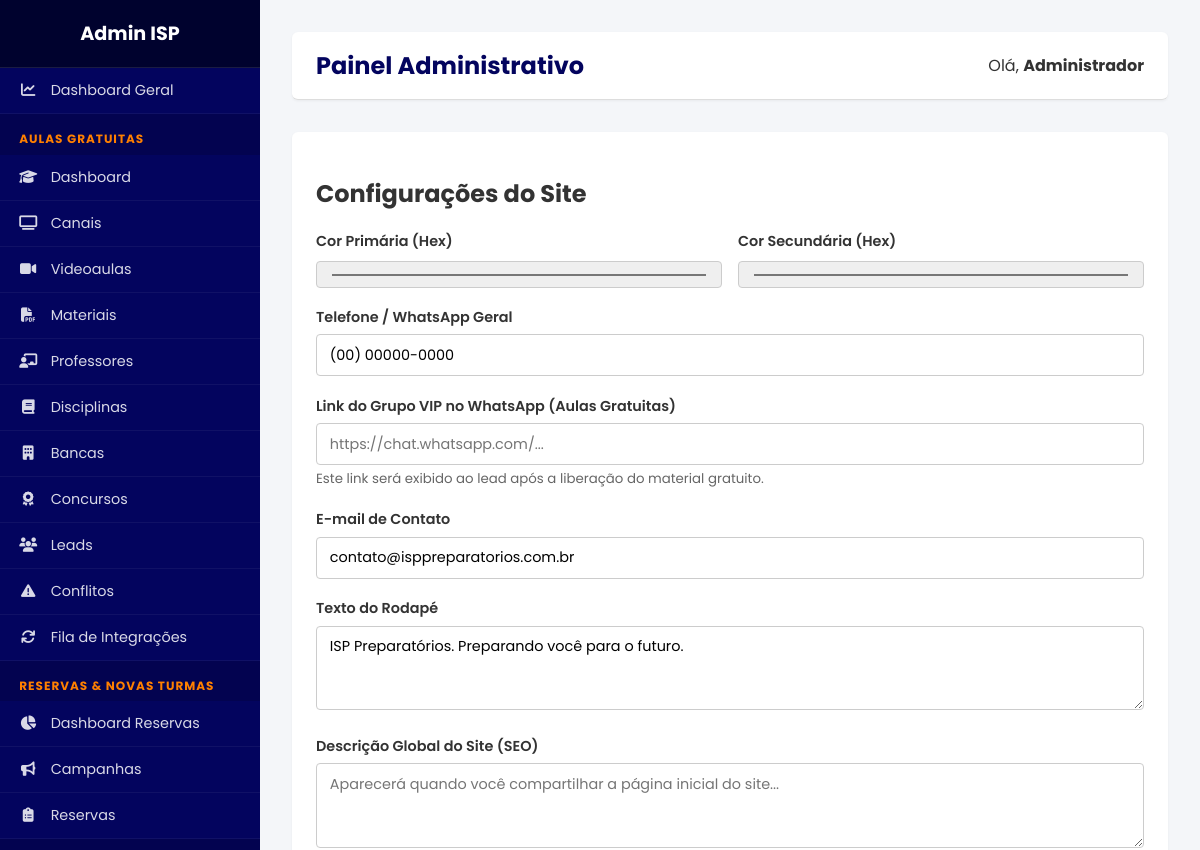
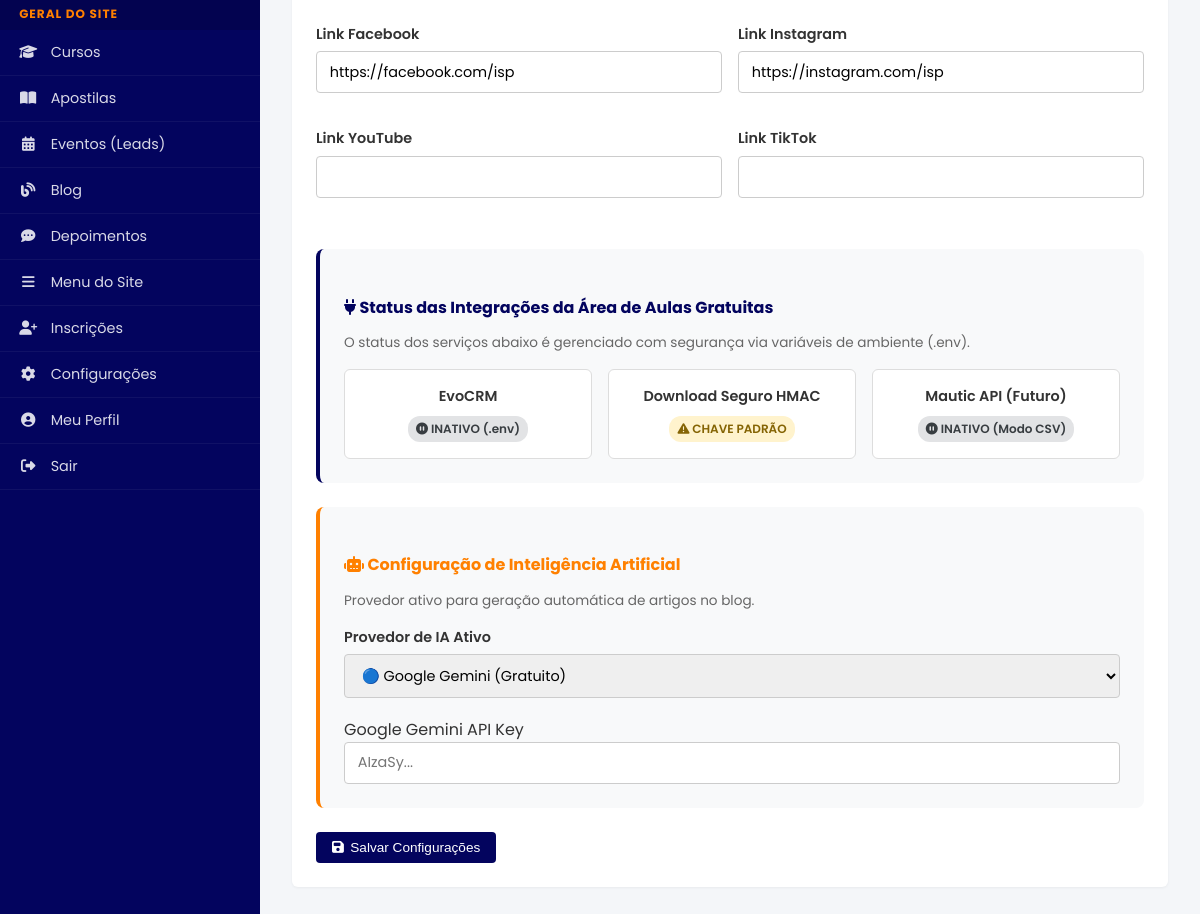
Screenshot of /admin/configuracoes.php (signed in) with the database file from the repository (2 pictures, top to bottom).
### tables this page shows
CREATE TABLE IF NOT EXISTS configuracoes (
    id INT AUTO_INCREMENT PRIMARY KEY,
    theme_color_primary VARCHAR(20) DEFAULT '#03045e',
    theme_color_secondary VARCHAR(20) DEFAULT '#ff8000',
    footer_text TEXT,
    phone VARCHAR(20),
    email VARCHAR(100),
    facebook VARCHAR(255),
    instagram VARCHAR(255),
    updated_at TIMESTAMP DEFAULT CURRENT_TIMESTAMP ON UPDATE CURRENT_TIMESTAMP
);

### db_config.php (called while the page is built, shortened)
<?php
function get_config($pdo) {
    $stmt = $pdo->query("SELECT * FROM configuracoes LIMIT 1");
    return $stmt->fetch();
}
?>

### admin/configuracoes.php (the view, shortened to what this page needs)
<?php
require_once '../db_config.php';
$config = get_config($pdo);
$evocrm_enabled = filter_var(getenv('EVOCRM_ENABLED') ?: false, FILTER_VALIDATE_BOOLEAN);
$download_secret = getenv('DOWNLOAD_SECRET_KEY') ?: '';
$mautic_enabled = filter_var(getenv('MAUTIC_ENABLED') ?: false, FILTER_VALIDATE_BOOLEAN);
require_once 'includes/header.php';
?>
<div class="card">
    <h2>Configurações do Site</h2>
    <form method="POST">
        <div style="display: flex; gap: 1rem;">
            <div class="form-group" style="flex:1;">
                <label>Cor Primária (Hex)</label>
                <input type="color" name="theme_color_primary" class="form-control" value="<?= htmlspecialchars($config['theme_color_primary']) ?>">
            </div>
            <div class="form-group" style="flex:1;">
                <label>Cor Secundária (Hex)</label>
                <input type="color" name="theme_color_secondary" class="form-control" value="<?= htmlspecialchars($config['theme_color_secondary']) ?>">
            </div>
        </div>
        <div class="form-group">
            <label>Telefone / WhatsApp Geral</label>
            <input type="text" name="phone" class="form-control" value="<?= htmlspecialchars($config['phone']) ?>">
        </div>
        <div class="form-group">
            <label>Link do Grupo VIP no WhatsApp (Aulas Gratuitas)</label>
            <input type="url" name="whatsapp_group_url" class="form-control" placeholder="https://chat.whatsapp.com/..." value="<?= htmlspecialchars($config['whatsapp_group_url'] ?? '') ?>">
            <small style="color: #666;">Este link será exibido ao lead após a liberação do material gratuito.</small>
        </div>
        <div class="form-group">
            <label>E-mail de Contato</label>
            <input type="email" name="email" class="form-control" value="<?= htmlspecialchars($config['email']) ?>">
        </div>
        <div class="form-group">
            <label>Texto do Rodapé</label>
            <textarea name="footer_text" class="form-control" rows="3"><?= htmlspecialchars($config['footer_text']) ?></textarea>
        </div>
        <div class="form-group">
            <label>Descrição Global do Site (SEO)</label>
            <textarea name="site_description" class="form-control" rows="3" placeholder="Aparecerá quando você compartilhar a página inicial do site..."><?= htmlspecialchars($config['site_description'] ?? '') ?></textarea>
        </div>
        <div style="display: grid; grid-template-columns: 1fr 1fr; gap: 1rem;">
            <div class="form-group">
                <label>Link Facebook</label>
                <input type="url" name="facebook" class="form-control" value="<?= htmlspecialchars($config['facebook']) ?>">
            </div>
            <div class="form-group">
                <label>Link Instagram</label>
                <input type="url" name="instagram" class="form-control" value="<?= htmlspecialchars($config['instagram']) ?>">
            </div>
            <div class="form-group">
                <label>Link YouTube</label>
                <input type="url" name="youtube" class="form-control" value="<?= htmlspecialchars($config['youtube'] ?? '') ?>">
            </div>
            <div class="form-group">
                <label>Link TikTok</label>
                <input type="url" name="tiktok" class="form-control" value="<?= htmlspecialchars($config['tiktok'] ?? '') ?>">
            </div>
        </div>
        <div style="background: #f8f9fa; padding: 1.5rem; border-radius: 8px; border-left: 4px solid #03045e; margin-top: 2rem;">
            <h4 style="color: #03045e; margin-bottom: 0.5rem;"><i class="fas fa-plug"></i> Status das Integrações da Área de Aulas Gratuitas</h4>
            <p style="color: #666; font-size: 0.85rem; margin-bottom: 1rem;">O status dos serviços abaixo é gerenciado com segurança via variáveis de ambiente (.env).</p>
            <div style="display: grid; grid-template-columns: repeat(3, 1fr); gap: 1rem; text-align: center;">
                <div style="background: #fff; padding: 1rem; border-radius: 6px; border: 1px solid #ddd;">
                    <div style="font-weight: 600; font-size: 0.9rem;">EvoCRM</div>
                    <div style="margin-top: 0.5rem;">
                        <?php if ($evocrm_enabled): ?>
                            <span class="badge badge-success"><i class="fas fa-check-circle"></i> ATIVO</span>
                        <?php else: ?>
                            <span class="badge badge-secondary"><i class="fas fa-pause-circle"></i> INATIVO (.env)</span>
                        <?php endif; ?>
                    </div>
                </div>
                <div style="background: #fff; padding: 1rem; border-radius: 6px; border: 1px solid #ddd;">
                    <div style="font-weight: 600; font-size: 0.9rem;">Download Seguro HMAC</div>
                    <div style="margin-top: 0.5rem;">
                        <?php if (!empty($download_secret)): ?>
                            <span class="badge badge-success"><i class="fas fa-lock"></i> CONFIGURADO</span>
                        <?php else: ?>
                            <span class="badge badge-warning"><i class="fas fa-exclamation-triangle"></i> CHAVE PADRÃO</span>
                        <?php endif; ?>
                    </div>
                </div>
                <div style="background: #fff; padding: 1rem; border-radius: 6px; border: 1px solid #ddd;">
                    <div style="font-weight: 600; font-size: 0.9rem;">Mautic API (Futuro)</div>
                    <div style="margin-top: 0.5rem;">
                        <?php if ($mautic_enabled): ?>
                            <span class="badge badge-success"><i class="fas fa-check-circle"></i> ATIVO</span>
                        <?php else: ?>
                            <span class="badge badge-secondary"><i class="fas fa-pause-circle"></i> INATIVO (Modo CSV)</span>
                        <?php endif; ?>
                    </div>
                </div>
            </div>
        </div>
        <div style="background: #f8f9fa; padding: 1.5rem; border-radius: 8px; border-left: 4px solid #ff8000; margin-top: 1.5rem;">
            <h4 style="color: #ff8000; margin-bottom: 0.5rem;"><i class="fas fa-robot"></i> Configuração de Inteligência Artificial</h4>
            <p style="color: #666; font-size: 0.85rem; margin-bottom: 1rem;">Provedor ativo para geração automática de artigos no blog.</p>
            <div class="form-group">
                <label>Provedor de IA Ativo</label>
                <select name="ai_provider" id="ai_provider" class="form-control" onchange="toggleApiKeys()">
                    <option value="gemini" <?= ($config['ai_provider'] ?? '') === 'gemini' ? 'selected' : '' ?>>🔵 Google Gemini (Gratuito)</option>
                </select>
            </div>
            <div id="key_gemini" class="ai-key-group" style="margin-top: 1rem;">
                <label>Google Gemini API Key</label>
                <input type="password" name="ai_api_key" class="form-control" placeholder="AIzaSy..." value="<?= htmlspecialchars($config['ai_api_key'] ?? '') ?>">
            </div>
        </div>
        <button type="submit" class="btn" style="margin-top: 1.5rem;"><i class="fas fa-save"></i> Salvar Configurações</button>
    </form>
</div>
<?php require_once 'includes/footer.php'; ?>

### admin/includes/header.php (shortened to what this page needs)
<!DOCTYPE html>
<html lang="pt-BR">
<head>
    <link rel="stylesheet" href="https://cdnjs.cloudflare.com/ajax/libs/font-awesome/6.4.0/css/all.min.css">
</head>
<body>
<div class="sidebar">
    <h2>Admin ISP</h2>
    <a href="dashboard.php"><span><i class="fas fa-chart-line"></i> Dashboard Geral</span></a>
    <div class="menu-section-header">Aulas Gratuitas</div>
    <a href="aulas-gratuitas-dashboard.php"><span><i class="fas fa-graduation-cap"></i> Dashboard</span></a>
    <a href="gerenciar-canais.php"><span><i class="fas fa-tv"></i> Canais</span></a>
    <a href="gerenciar-videoaulas.php"><span><i class="fas fa-video"></i> Videoaulas</span></a>
    <a href="gerenciar-materiais.php"><span><i class="fas fa-file-pdf"></i> Materiais</span></a>
    <a href="gerenciar-professores.php"><span><i class="fas fa-chalkboard-teacher"></i> Professores</span></a>
    <a href="gerenciar-disciplinas.php"><span><i class="fas fa-book"></i> Disciplinas</span></a>
    <a href="gerenciar-bancas.php"><span><i class="fas fa-building"></i> Bancas</span></a>
    <a href="gerenciar-concursos.php"><span><i class="fas fa-award"></i> Concursos</span></a>
    <a href="gerenciar-leads.php"><span><i class="fas fa-users"></i> Leads</span></a>
    <a href="conflitos-leads.php"><span><i class="fas fa-exclamation-triangle"></i> Conflitos</span></a>
    <a href="fila-integracoes.php"><span><i class="fas fa-sync"></i> Fila de Integrações</span></a>
    <div class="menu-section-header">Reservas & Novas Turmas</div>
    <a href="reservas-dashboard.php"><span><i class="fas fa-chart-pie"></i> Dashboard Reservas</span></a>
    <a href="gerenciar-campanhas-reserva.php"><span><i class="fas fa-bullhorn"></i> Campanhas</span></a>
    <a href="gerenciar-reservas.php"><span><i class="fas fa-clipboard-list"></i> Reservas</span></a>
    <div class="menu-section-header">Geral do Site</div>
    <a href="gerenciar-cursos.php"><span><i class="fas fa-graduation-cap"></i> Cursos</span></a>
    <a href="gerenciar-apostilas.php"><span><i class="fas fa-book-open"></i> Apostilas</span></a>
    <a href="gerenciar-eventos.php"><span><i class="fas fa-calendar-alt"></i> Eventos (Leads)</span></a>
    <a href="gerenciar-posts.php"><span><i class="fas fa-blog"></i> Blog</span></a>
    <a href="gerenciar-depoimentos.php"><span><i class="fas fa-comment-dots"></i> Depoimentos</span></a>
    <a href="gerenciar-menu.php"><span><i class="fas fa-bars"></i> Menu do Site</span></a>
    <a href="inscricoes.php"><span><i class="fas fa-user-plus"></i> Inscrições</span></a>
    <a href="configuracoes.php"><span><i class="fas fa-cog"></i> Configurações</span></a>
    <a href="perfil.php"><span><i class="fas fa-user-circle"></i> Meu Perfil</span></a>
    <a href="logout.php"><span><i class="fas fa-sign-out-alt"></i> Sair</span></a>
</div>
<div class="main-content">
    <div class="header">
        <h1>Painel Administrativo</h1>
        <div>Olá, <strong><?= htmlspecialchars($_SESSION['admin_name'] ?? 'Administrador') ?></strong></div>
    </div>

### admin/includes/footer.php
</div>
</body>
</html>

### admin/includes/header.php (style rules this page uses)
body { font-family: 'Poppins', sans-serif; margin: 0; display: flex; min-height: 100vh; background: #f4f6f9; color: #333; }
.sidebar { width: 260px; background: #03045e; color: #fff; display: flex; flex-direction: column; flex-shrink: 0; }
.sidebar h2 { text-align: center; padding: 1.2rem 1rem; border-bottom: 1px solid rgba(255,255,255,0.1); margin: 0; font-size: 1.2rem; font-weight: 700; background: #00022e; }
.sidebar a { color: rgba(255,255,255,0.85); text-decoration: none; padding: 0.75rem 1.2rem; border-bottom: 1px solid rgba(255,255,255,0.05); transition: all 0.2s ease; display: flex; align-items: center; justify-content: space-between; font-size: 0.9rem; }
.sidebar a i { margin-right: 0.6rem; width: 18px; text-align: center; }
.sidebar .menu-section-header { font-size: 0.75rem; text-transform: uppercase; letter-spacing: 1px; color: #ff8000; padding: 1rem 1.2rem 0.4rem 1.2rem; font-weight: 700; background: rgba(0,0,0,0.15); }
.main-content { flex: 1; padding: 2rem; overflow-y: auto; }
.header { display: flex; justify-content: space-between; align-items: center; margin-bottom: 2rem; border-bottom: 1px solid #ddd; padding-bottom: 1rem; background: #fff; padding: 1rem 1.5rem; border-radius: 6px; box-shadow: 0 1px 3px rgba(0,0,0,0.05); }
.header h1 { font-size: 1.5rem; margin: 0; color: #03045e; font-weight: 700; }
.btn { padding: 0.5rem 1rem; background: #03045e; color: #fff; border: none; cursor: pointer; text-decoration: none; border-radius: 4px; display: inline-flex; align-items: center; gap: 0.4rem; font-size: 0.85rem; font-weight: 500; transition: background 0.2s; }
.form-group { margin-bottom: 1.2rem; }
.form-group label { display: block; margin-bottom: 0.4rem; font-weight: 600; font-size: 0.9rem; color: #333; }
.form-control { width: 100%; padding: 0.6rem 0.8rem; border: 1px solid #ccc; border-radius: 4px; box-sizing: border-box; font-family: inherit; font-size: 0.9rem; }
.card { background: #fff; padding: 1.5rem; border-radius: 6px; box-shadow: 0 1px 3px rgba(0,0,0,0.05); margin-bottom: 1.5rem; }
.badge { padding: 0.25rem 0.5rem; border-radius: 12px; font-size: 0.75rem; font-weight: 600; display: inline-block; }
.badge-warning { background: #fff3cd; color: #856404; }
.badge-secondary { background: #e2e3e5; color: #383d41; }

### rows the page displays
configuracoes: theme_color_primary "#03045e", theme_color_secondary "#ff8000", phone "(00) 00000-0000", email "contato@isppreparatorios.com.br", footer_text "ISP Preparatórios. Preparando você para o futuro.", facebook "https://facebook.com/isp", instagram "https://instagram.com/isp"

### other values shown
$_SESSION['admin_name'] "Administrador"
